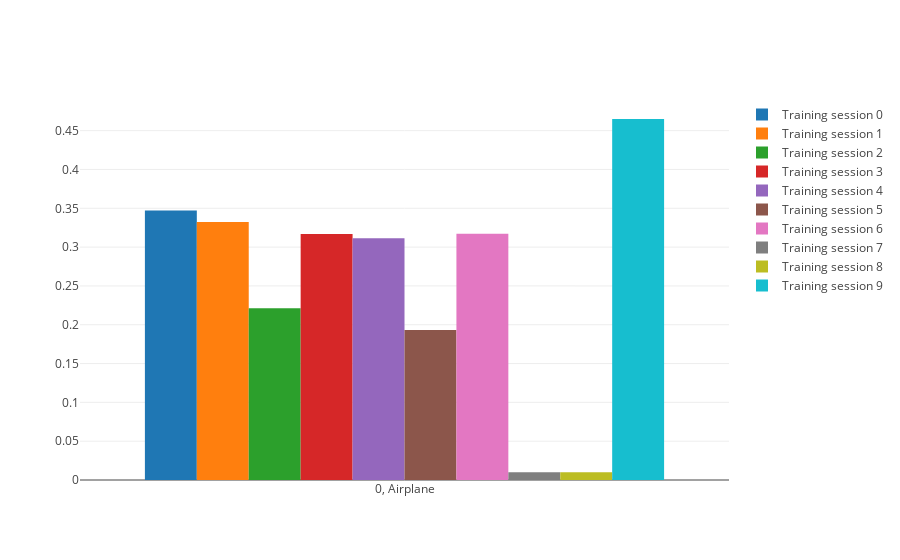

Write notebook code for a chart like this one.
### Code cell
plotly.offline.iplot({
     traces,
    "layout": go.Layout(barmode='group', yaxis=dict())
})

### Figure 1 — Plotly figure (JSON) as saved in the notebook; plotly's stock layout.template omitted (floating-point values rounded to 4 significant figures)
{"data": [{"name": "Training session 0", "type": "bar", "uid": "02499dd8-0309-4026-8a2c-18e7a60e0e59", "x": ["0, Airplane", "1, Automobile", "2, Bird", "3, Cat", "4, Deer", "5, Dog", "6, Frog", "7, Horse", "8, Ship", "9, Truck", "micro avg", "macro avg", "weighted avg"], "y": [0.3472]}, {"name": "Training session 1", "type": "bar", "uid": "8e61b83f-dd87-4526-b23c-58bdbf3b1377", "x": ["0, Airplane", "1, Automobile", "2, Bird", "3, Cat", "4, Deer", "5, Dog", "6, Frog", "7, Horse", "8, Ship", "9, Truck", "micro avg", "macro avg", "weighted avg"], "y": [0.3322]}, {"name": "Training session 2", "type": "bar", "uid": "95a69344-9bb0-46db-b74c-7bb6bb387b3f", "x": ["0, Airplane", "1, Automobile", "2, Bird", "3, Cat", "4, Deer", "5, Dog", "6, Frog", "7, Horse", "8, Ship", "9, Truck", "micro avg", "macro avg", "weighted avg"], "y": [0.2213]}, {"name": "Training session 3", "type": "bar", "uid": "9d0d0627-9e46-4d7a-9c94-e2f368fb63fb", "x": ["0, Airplane", "1, Automobile", "2, Bird", "3, Cat", "4, Deer", "5, Dog", "6, Frog", "7, Horse", "8, Ship", "9, Truck", "micro avg", "macro avg", "weighted avg"], "y": [0.3168]}, {"name": "Training session 4", "type": "bar", "uid": "ab3d992d-4ab9-48e7-af23-718ec261bfbc", "x": ["0, Airplane", "1, Automobile", "2, Bird", "3, Cat", "4, Deer", "5, Dog", "6, Frog", "7, Horse", "8, Ship", "9, Truck", "micro avg", "macro avg", "weighted avg"], "y": [0.3114]}, {"name": "Training session 5", "type": "bar", "uid": "54690da6-42ed-450f-9fd1-73a46ee647b0", "x": ["0, Airplane", "1, Automobile", "2, Bird", "3, Cat", "4, Deer", "5, Dog", "6, Frog", "7, Horse", "8, Ship", "9, Truck", "micro avg", "macro avg", "weighted avg"], "y": [0.1932]}, {"name": "Training session 6", "type": "bar", "uid": "a061598d-18d9-4620-8005-116fb3427138", "x": ["0, Airplane", "1, Automobile", "2, Bird", "3, Cat", "4, Deer", "5, Dog", "6, Frog", "7, Horse", "8, Ship", "9, Truck", "micro avg", "macro avg", "weighted avg"], "y": [0.3173]}, {"name": "Training session 7", "type": "bar", "uid": "cd8743a1-b356-4071-8300-0f554a803222", "x": ["0, Airplane", "1, Automobile", "2, Bird", "3, Cat", "4, Deer", "5, Dog", "6, Frog", "7, Horse", "8, Ship", "9, Truck", "micro avg", "macro avg", "weighted avg"], "y": [0.01]}, {"name": "Training session 8", "type": "bar", "uid": "71c1f9c3-9ac6-42fc-818f-1d9c5f9f43e5", "x": ["0, Airplane", "1, Automobile", "2, Bird", "3, Cat", "4, Deer", "5, Dog", "6, Frog", "7, Horse", "8, Ship", "9, Truck", "micro avg", "macro avg", "weighted avg"], "y": [0.01]}, {"name": "Training session 9", "type": "bar", "uid": "c843b54f-ac62-4eab-b681-ded3bf85a3db", "x": ["0, Airplane", "1, Automobile", "2, Bird", "3, Cat", "4, Deer", "5, Dog", "6, Frog", "7, Horse", "8, Ship", "9, Truck", "micro avg", "macro avg", "weighted avg"], "y": [0.465]}], "layout": {"barmode": "group"}}
